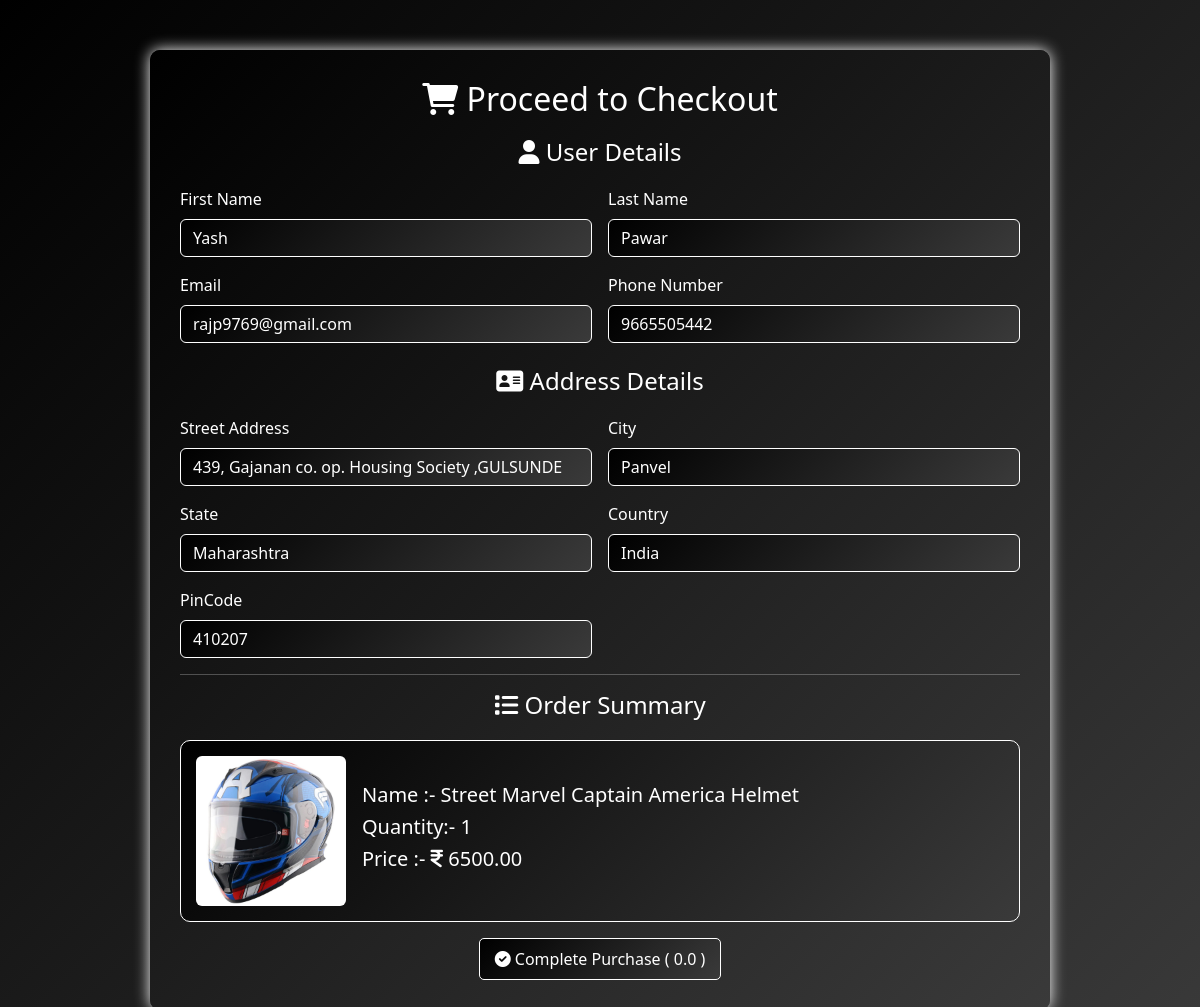
The page /confirmorder/0/ (signed in) on the database its author committed.
### RevApp/models.py (models this page shows, shortened)
class UserModel(models.Model):
    FirstName=models.CharField(max_length=100,null=False)
    LastName=models.CharField(max_length=100,null=False)
    EmailId=models.CharField(max_length=100,null=False,primary_key=True)
    PhoneNo=models.CharField(max_length=100,null=False,unique=True)
    Password=models.CharField(max_length=100,null=False)
    DOB=models.CharField(max_length=100,null=False)
    Gender=models.CharField(max_length=100,null=False)
    StreetAddress=models.CharField(max_length=100,null=False)
    City=models.CharField(max_length=100,null=False)
    State=models.CharField(max_length=100,null=False)
    Country=models.CharField(max_length=100)
    PinCode=models.CharField(max_length=100,null=False)

class Cart(models.Model):
    user = models.ForeignKey(UserModel, on_delete=models.CASCADE)
    helmet = models.ForeignKey(Helmet, on_delete=models.CASCADE, null=True, blank=True)
    jacket = models.ForeignKey(Jacket, on_delete=models.CASCADE, null=True, blank=True)
    gloves = models.ForeignKey(Gloves, on_delete=models.CASCADE, null=True, blank=True)
    boots = models.ForeignKey(Boots, on_delete=models.CASCADE, null=True, blank=True)
    kneeguard = models.ForeignKey(Kneeguard, on_delete=models.CASCADE, null=True, blank=True)
    riding_pants = models.ForeignKey(RidingPants, on_delete=models.CASCADE, null=True, blank=True)
    quantity = models.PositiveIntegerField(default=1)
    added_at = models.DateTimeField(auto_now_add=True)

class Product(models.Model):
    name = models.CharField(max_length=255)
    brand = models.CharField(max_length=255)
    price = models.DecimalField(max_digits=10, decimal_places=2)
    stock_availability = models.CharField(max_length=20, choices=[('In Stock', 'In Stock'), ('Out of Stock', 'Out of Stock')])
    image = models.ImageField(upload_to='product_images/')
    class Meta:
        abstract = True  # This makes it a base class, not stored in DB

class Helmet(Product):
    TYPE_CHOICES = [('Full Face', 'Full Face'), ('Open Face', 'Open Face'), ('Modular', 'Modular'), ('Off-Road', 'Off-Road')]
    CERT_CHOICES = [('DOT', 'DOT'), ('ECE', 'ECE'), ('ISI', 'ISI'), ('DOT,ECE', 'DOT,ECE'), ('DOT,ISI', 'DOT,ISI'), ('DOT,ECE,ISI', 'DOT,ECE,ISI')]
    type = models.CharField(max_length=50, choices=TYPE_CHOICES)
    certifications = models.CharField(max_length=50, choices=CERT_CHOICES)
    size = models.CharField(max_length=10, choices=[('S', 'S'), ('M', 'M'), ('L', 'L'), ('XL', 'XL')])
    color = models.CharField(max_length=50)

### RevApp/views.py (the view)
# urls.py: path('confirmorder/<str:totalprice>/',views.confirmorder,name='confirmorder'),
def confirmorder(request,totalprice):
    tprice=float(totalprice)
    emailid=request.session['user_emailId']
    cust = get_object_or_404(UserModel, EmailId=emailid)
    if request.method == "POST":
        cart_items = Cart.objects.filter(user=emailid)
        street_address = request.POST.get('StreetAddress', '')
        city = request.POST.get('city', '')
        state = request.POST.get('state', '')
        country = request.POST.get('Country', '')
        pincode = request.POST.get('pincode', '0')
        order = Order.objects.create(user=cust,StreetAddress=street_address,City=city,State=state,Country=country,PinCode=pincode,TotalBill=tprice)
        for item in cart_items:
            if item.helmet:
                product = item.helmet
            elif item.jacket:
                product = item.jacket
            elif item.gloves:
                product = item.gloves
            elif item.boots:
                product = item.boots
            elif item.kneeguard:
                product = item.kneeguard
            elif item.riding_pants:
                product = item.riding_pants
            else:
                continue  # Skip if no product found
            OrderItem.objects.create(order=order,product_name=product.name,product_price=product.price,product_image=product.image,quantity=item.quantity,
                size=product.size if hasattr(product, "size") else None,
                color=product.color if hasattr(product, "color") else None,
            )
        order_no = date.today().strftime("%Y%m%d") + str(order.id)
        order.orderNo = order_no
        order.save()
        razorpay_client = razorpay.Client(
            auth=(settings.RAZORPAY_KEY_ID, settings.RAZORPAY_KEY_SECRET))
        currency = 'INR'
        amount = 2000  #razorpay take paisa
        razorpay_order = razorpay_client.order.create(dict(amount=amount,
                                                        currency=currency,
                                                        payment_capture='0'))
        razorpay_order_id = razorpay_order['id']
        context = {}
        context['razorpay_order_id'] = razorpay_order_id
        context['razorpay_merchant_key'] = settings.RAZORPAY_KEY_ID
        context['razorpay_amount'] = amount
        context['currency'] = currency
        return render(request, 'confirmorder.html', {'orderobj': order, 'context': context, 'cart_items': cart_items})
    else:
        cart_items = Cart.objects.filter(user=cust)
        tprice=tprice
        return render(request,'checkout.html',{'tprice':tprice,'cust':cust,'cart_items': cart_items})

### template/checkout.html (shortened to what this page needs)
<!DOCTYPE html>
<html lang="en">
{% load static %}
<head>
    <link rel="stylesheet" href="https://cdn.jsdelivr.net/npm/bootstrap@5.3.0/dist/css/bootstrap.min.css">
    <link rel="stylesheet" href="https://cdnjs.cloudflare.com/ajax/libs/font-awesome/6.0.0/css/all.min.css">
</head>
<body>
    <div class="container">
        <div class="checkout-container">
            <h2 class="checkout-header"><i class="fas fa-shopping-cart"></i> Proceed to Checkout</h2>
            <form action="{% url 'confirmorder' tprice %}" method="post">
                <h4 class="checkout-header"><i class="fa-solid fa-user"></i> User Details</h4>
                <div class="row g-3">
                    <div class="col-md-6">
                        <label class="form-label">First Name</label>
                        <input type="text" class="form-control" name="firstName" value="{{cust.FirstName}}">
                    </div>
                    <div class="col-md-6">
                        <label class="form-label">Last Name</label>
                        <input type="text" class="form-control" value="{{cust.LastName}}" name="lname">
                    </div>
                    <div class="col-md-6">
                        <label class="form-label">Email</label>
                        <input type="email" class="form-control" value="{{cust.EmailId}}" name="emailId">
                    </div>
                    <div class="col-md-6">
                        <label class="form-label">Phone Number</label>
                        <input type="text" class="form-control" value="{{cust.PhoneNo}}" name="phoneNo">
                    </div>
                </div>
<br>
                <h4 class="checkout-header"><i class="fa-solid fa-address-card"></i> Address Details</h4>
                <div class="row g-3">
                    <div class="col-md-6">
                        <label class="form-label">Street Address</label>
                        <input type="text" class="form-control" value="{{cust.StreetAddress}}" name="StreetAddress">
                    </div>
                    <div class="col-md-6">
                        <label class="form-label">City</label>
                        <input type="text" class="form-control" value="{{cust.City}}" name="city">
                    </div>
                    <div class="col-md-6">
                        <label class="form-label">State</label>
                        <input type="text" class="form-control" value="{{cust.State}}" name="state">
                    </div>
                    <div class="col-md-6">
                        <label class="form-label">Country</label>
                        <input type="text" class="form-control" value="{{cust.Country}}" name="Country">
                    </div>
                    <div class="col-md-6">
                        <label class="form-label">PinCode</label>
                        <input type="text" class="form-control" value="{{cust.PinCode}}" name="pincode">
                    </div>
                </div>
                <hr>
                <h4 class="checkout-header"><i class="fa-solid fa-list"></i> Order Summary</h4>
                {% for item in cart_items %}
                <div class="cart-item mb-3">
                    <div class="me-3">
                        {% if item.helmet and item.helmet.image %}
                        <img src="{{ item.helmet.image.url }}" class="img-fluid rounded" alt="Helmet">
                        {% elif item.jacket and item.jacket.image %}
                        <img src="{{ item.jacket.image.url }}" class="img-fluid rounded" alt="Jacket">
                        {% elif item.gloves and item.gloves.image %}
                        <img src="{{ item.gloves.image.url }}" class="img-fluid rounded" alt="Gloves">
                        {% elif item.boots and item.boots.image %}
                        <img src="{{ item.boots.image.url }}" class="img-fluid rounded" alt="Boots">
                        {% elif item.kneeguard and item.kneeguard.image %}
                        <img src="{{ item.kneeguard.image.url }}" class="img-fluid rounded" alt="Knee Guard">
                        {% elif item.ridingPants and item.ridingPants.image %}
                        <img src="{{ item.ridingPants.image.url }}" class="img-fluid rounded" alt="Riding Pants">
                        {% endif %}
                    </div>
                    <div class="flex-grow-1">
                        <h5> Name :-
                            {% if item.helmet %} {{ item.helmet.name }}
                            {% elif item.jacket %} {{ item.jacket.name }}
                            {% elif item.gloves %} {{ item.gloves.name }}
                            {% elif item.boots %} {{ item.boots.name }}
                            {% elif item.kneeguard %} {{ item.kneeguard.name }}
                            {% elif item.ridingPants %} {{ item.ridingPants.name }}
                            {% endif %}
                        </h5><h5 class="quantity">Quantity:- {{ item.quantity }}</h5>
                        <h5 class="price">Price :-
                            <i class="fa-solid fa-indian-rupee-sign"></i>
                            {% if item.helmet %} {{ item.helmet.price }}
                            {% elif item.jacket %} {{ item.jacket.price }}
                            {% elif item.gloves %} {{ item.gloves.price }}
                            {% elif item.boots %} {{ item.boots.price }}
                            {% elif item.kneeguard %} {{ item.kneeguard.price }}
                            {% elif item.ridingPants %} {{ item.ridingPants.price }}
                            {% endif %}
                        </h5>
                    </div>
                </div>
                {% empty %}
                <p class="text-center">Your cart is empty.</p>
                {% endfor %}
                <div class="text-center">
                    <button type="submit" class="btn btn-custom"><i class="fas fa-check-circle"></i> Complete Purchase ( {{tprice}} )</button>
            </div>
        </form>
        </div>
    </div>
</body>
</html>

### template/checkout.html (style rules this page uses)
body { background: linear-gradient(135deg, #000, #3a3a3a); color: white; }
.checkout-container { max-width: 900px; margin: 50px auto; background: linear-gradient(135deg, #000, #3a3a3a); padding: 30px; border-radius: 10px; box-shadow: 0px 0px 15px white; }
img { width: 150px; height: 150px; }
.form-control { background: linear-gradient(135deg, #000, #3a3a3a); color: white; border: 1px solid white; }
.cart-item { background: linear-gradient(135deg, #000, #3a3a3a); padding: 15px; border-radius: 10px; border: 1px solid white; display: flex; align-items: center; }
.checkout-header { text-align: center; margin-bottom: 20px; }
.btn-custom { background: linear-gradient(135deg, #000, #3a3a3a); border: 1px solid white; color: white; padding: 8px 15px; border-radius: 5px; transition: 0.3s; }

### rows shown on the page
UserModel: firstName "Yash", lname "Pawar", emailId "rajp9769@gmail.com", phoneNo "9665505442", StreetAddress "439, Gajanan co. op. Housing Society ,GULSUNDE", city "Panvel", state "Maharashtra", Country "India", pincode "410207"
Cart: helmet.image (picture), helmet.name "Street Marvel Captain America Helmet", quantity "1", helmet.price "6500.00"

### other values the page prints
{{ tprice }} "0.0"
